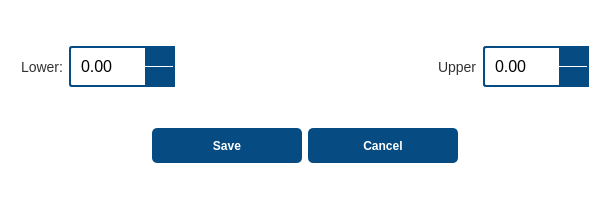
<?xml version="1.0" encoding="UTF-8"?>
<ui version="4.0">
 <class>Dialog</class>
 <widget class="QDialog" name="Dialog">
  <property name="geometry">
   <rect>
    <x>0</x>
    <y>0</y>
    <width>610</width>
    <height>210</height>
   </rect>
  </property>
  <property name="sizePolicy">
   <sizepolicy hsizetype="Fixed" vsizetype="Fixed">
    <horstretch>0</horstretch>
    <verstretch>0</verstretch>
   </sizepolicy>
  </property>
  <property name="minimumSize">
   <size>
    <width>610</width>
    <height>210</height>
   </size>
  </property>
  <property name="maximumSize">
   <size>
    <width>610</width>
    <height>210</height>
   </size>
  </property>
  <property name="contextMenuPolicy">
   <enum>Qt::DefaultContextMenu</enum>
  </property>
  <property name="windowTitle">
   <string>Edit Range</string>
  </property>
  <property name="windowIcon">
   <iconset resource="Assets.qrc">
    <normaloff>:/assets/Assets/icons/icons8-edit-hover-table-50.png</normaloff>:/assets/Assets/icons/icons8-edit-hover-table-50.png</iconset>
  </property>
  <property name="styleSheet">
   <string notr="true">*{
	
	font: auto &quot;Arial&quot;;
}

QDialog{
	background-color: #ffffff;
}

/*********************************************/

QLabel{
max-width: 100px;
font-size:14px;
color: rgb(50, 50, 50);
}
/*********************************************/

QPushButton{
	border: none;
	font-weight: bold;
	color: #ffffff;
	background-color:rgb(6, 76, 130);
	min-height: 35px;
	min-width: 150px;
	border-radius: 5px;
	font-size:12px;
}

QPushButton:hover{

	background-color:rgb(22, 38, 76)

}


/*********************************************/

QSpinBox, QDoubleSpinBox  
{
	border:2px solid rgb(6, 76, 130);
    border-radius: 3px;
    padding: 1px 18px 1px 8px;
    min-width: 6em;
	min-height: 35px;
	font-size: 16px;
}


QSpinBox:disabled ,
QDoubleSpinBox:disabled 
{
	border:2px solid rgb(200, 200, 200);
}

QSpinBox:focus , QDoubleSpinBox:focus
{
	background-color:red;
}

QSpinBox::up-arrow, QDoubleSpinBox::up-arrow
{   
	image: url(:/assets/Assets/icons/icons8-uptriangle-48.png);
	width: 10px;
    height: 10px;

}

QSpinBox::down-arrow ,  QDoubleSpinBox::down-arrow
{   
	image: url(:/assets/Assets/icons/icons8-downtriangle-48.png);
	width: 10px;
    height: 10px;

}

QSpinBox::up-button,
QSpinBox::down-button,
QDoubleSpinBox::up-button,
QDoubleSpinBox::down-button   {
    subcontrol-origin: border;
	background-color:rgb(6, 76, 130);
    width: 30px;
}


QSpinBox::up-button:disabled ,
QSpinBox::down-button:disabled ,
QDoubleSpinBox::up-button:disabled ,
QDoubleSpinBox::down-button:disabled    {
    subcontrol-origin: border;
	background-color:rgb(209, 209, 209);
    width: 30px;
}

QSpinBox:focus, QDoubleSpinBox:focus{
	background: rgb(241, 241, 241);
	/*selection-background-color: black;*/
}


</string>
  </property>
  <property name="modal">
   <bool>false</bool>
  </property>
  <layout class="QVBoxLayout" name="verticalLayout">
   <item>
    <layout class="QHBoxLayout" name="horizontalLayout_2">
     <item>
      <spacer name="horizontalSpacer_4">
       <property name="orientation">
        <enum>Qt::Horizontal</enum>
       </property>
       <property name="sizeType">
        <enum>QSizePolicy::Maximum</enum>
       </property>
       <property name="sizeHint" stdset="0">
        <size>
         <width>10</width>
         <height>20</height>
        </size>
       </property>
      </spacer>
     </item>
     <item>
      <widget class="QLabel" name="label">
       <property name="text">
        <string>Lower:</string>
       </property>
      </widget>
     </item>
     <item>
      <widget class="QDoubleSpinBox" name="editrange_lower_spinbox"/>
     </item>
     <item>
      <spacer name="horizontalSpacer_2">
       <property name="orientation">
        <enum>Qt::Horizontal</enum>
       </property>
       <property name="sizeHint" stdset="0">
        <size>
         <width>30</width>
         <height>20</height>
        </size>
       </property>
      </spacer>
     </item>
     <item>
      <widget class="QLabel" name="label_2">
       <property name="text">
        <string>Upper</string>
       </property>
      </widget>
     </item>
     <item>
      <widget class="QDoubleSpinBox" name="editrange_upper_spinbox"/>
     </item>
     <item>
      <spacer name="horizontalSpacer_5">
       <property name="orientation">
        <enum>Qt::Horizontal</enum>
       </property>
       <property name="sizeType">
        <enum>QSizePolicy::Maximum</enum>
       </property>
       <property name="sizeHint" stdset="0">
        <size>
         <width>10</width>
         <height>20</height>
        </size>
       </property>
      </spacer>
     </item>
    </layout>
   </item>
   <item>
    <layout class="QHBoxLayout" name="horizontalLayout">
     <item>
      <spacer name="horizontalSpacer">
       <property name="orientation">
        <enum>Qt::Horizontal</enum>
       </property>
       <property name="sizeHint" stdset="0">
        <size>
         <width>40</width>
         <height>20</height>
        </size>
       </property>
      </spacer>
     </item>
     <item>
      <widget class="QPushButton" name="editrange_save_btn">
       <property name="text">
        <string>Save</string>
       </property>
      </widget>
     </item>
     <item>
      <widget class="QPushButton" name="editrange_cancel_btn">
       <property name="text">
        <string>Cancel</string>
       </property>
      </widget>
     </item>
     <item>
      <spacer name="horizontalSpacer_3">
       <property name="orientation">
        <enum>Qt::Horizontal</enum>
       </property>
       <property name="sizeHint" stdset="0">
        <size>
         <width>40</width>
         <height>20</height>
        </size>
       </property>
      </spacer>
     </item>
    </layout>
   </item>
  </layout>
 </widget>
 <resources>
  <include location="Assets.qrc"/>
 </resources>
 <connections/>
</ui>
